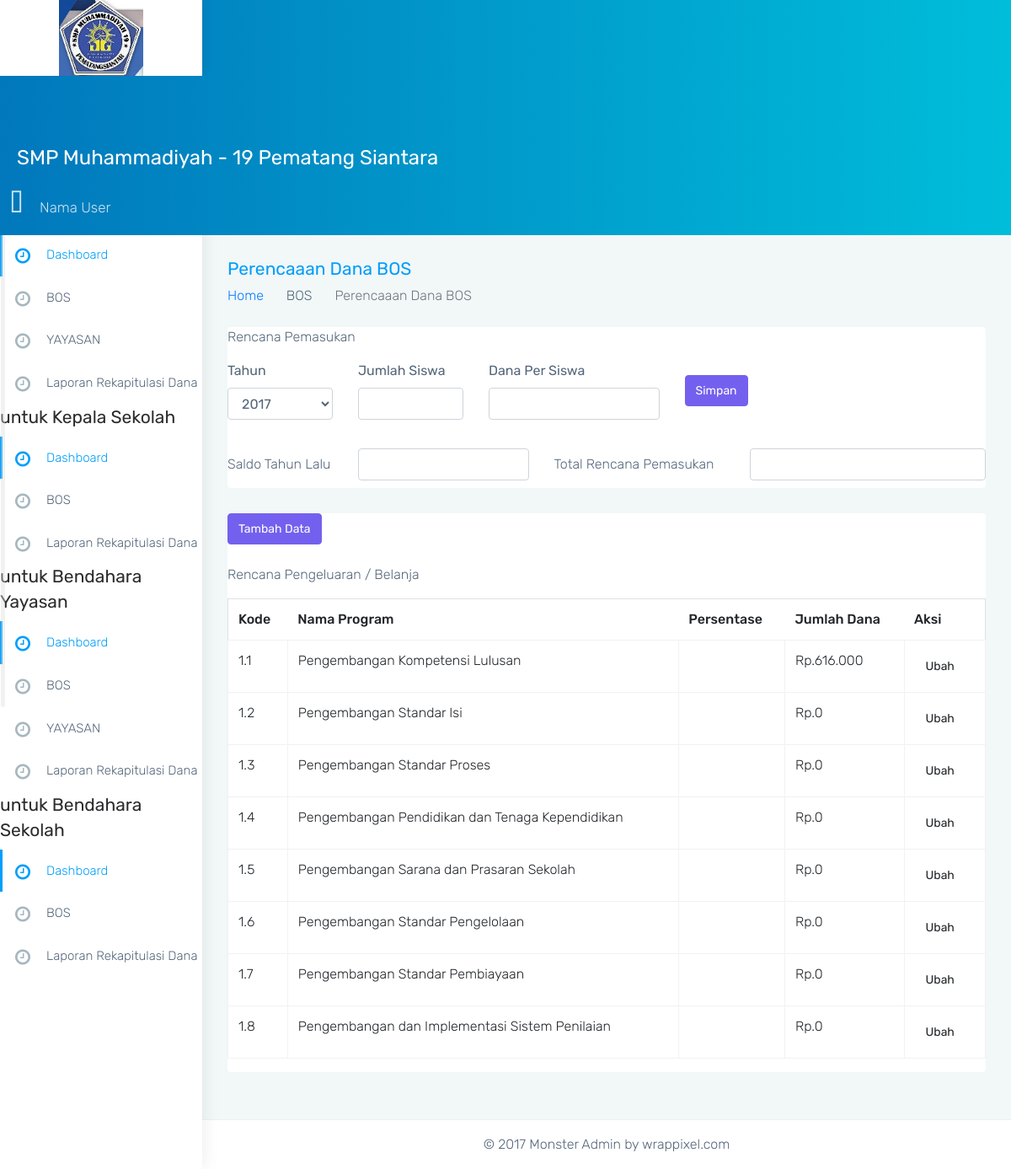
Page /perencanaan_bos/index.php on the committed database.
### tables this page shows
CREATE TABLE `tbl_standar_nasional` (
  `idsnp` int(11) NOT NULL,
  `nama_program` varchar(255) DEFAULT NULL
);

### perencanaan_bos/index.php (called while the page is built)
<?php
require('../url.php');
require('../model/crud.php');
$crud = new Crud;
$standar = $crud->read_data('tbl_standar_nasional');
$pendapatan_belanja = $crud->pendapatan_belanja();
require('../view/perencanaan_bos.php');

### url.php (called while the page is built, shortened)
<?php
$url = 'http://localhost/simkeuangan/';

### model/koneksi.php (called while the page is built)
<?php
class Koneksi
{
  private $host     = 'localhost';
  private $username = 'root';
  private $password = '';
  private $database = 'simkeuangan';
  protected $conn;
  function __construct()
  {
    if (!isset($this->conn))
      $this->conn = new mysqli($this->host, $this->username, $this->password, $this->database);
    if (!$this->conn)
      echo 'Koneksi Gagal';
    else
      return $this->conn;
  }
}

### model/crud.php (called while the page is built, shortened)
<?php
include('koneksi.php');
class Crud extends Koneksi
{
  public function read_data($table, $where = null)
  {
    $query = "SELECT * FROM $table";
    $hasil = $this->conn->query($query);
    $rows = array();
    while ($row = $hasil->fetch_assoc()) {
      $rows[] = $row;
    }
    return $rows;
  }
  public function pendapatan_belanja()
  {
    $query = "SELECT * FROM bos_rkas JOIN bos_rkas_detail ON bos_rkas.id_bos_rkas = bos_rkas_detail.bos_rkas LEFT JOIN tbl_standar_nasional ON bos_rkas.npsn = tbl_standar_nasional.idsnp";
    $hasil = $this->conn->query($query);
    $rows = array();
    while ($row = $hasil->fetch_assoc()) {
      $rows[] = $row;
    }
    return $rows;
  }
}

### view/perencanaan_bos.php (the view, shortened to what this page needs)
<!DOCTYPE html>
<html lang="en">
<?php require('template/head.php') ?>
<body class="fix-header card-no-border">
  <div id="main-wrapper">
    <?php require('template/header.php') ?>
    <?php require('template/sidebar.php') ?>
    <div class="page-wrapper">
      <div class="container-fluid">
        <div class="row page-titles">
          <div class="col-md-6 col-8 align-self-center">
            <h3 class="text-themecolor m-b-0 m-t-0">Perencaaan Dana BOS</h3>
            <ol class="breadcrumb">
              <li class="breadcrumb-item"><a href="<?= $url; ?>">Home</a></li>
              <li class="breadcrumb-item">BOS</li>
              <li class="breadcrumb-item active">Perencaaan Dana BOS</li>
            </ol>
          </div>
        </div>
        <div class="row">
          <div class="col-12">
            <div class="card">
              <div class="card-block">
                <p>Rencana Pemasukan</p>
                <form action="<?= $url; ?>perencanaan_bos/rencana.php" method="post">
                  <div class="row">
                    <div class="col-2">
                      <div class="form-group">
                        <label for="">Tahun</label>
                        <select name="tahun" class="form-control" id="" required>
                          <option value="2017">2017</option>
                        </select>
                      </div>
                    </div>
                    <div class="col-2">
                      <div class="form-group">
                        <label for="">Jumlah Siswa</label>
                        <input type="number" name="jumlah" class="form-control" required>
                      </div>
                    </div>
                    <div class="col-3">
                      <div class="form-group">
                        <label for="">Dana Per Siswa</label>
                        <input type="number" name="dana" class="form-control">
                      </div>
                    </div>
                    <div class="col-2 align-self-center">
                      <div class="form-group">
                        <input type="submit" name="submit" class="btn btn-primary" value="Simpan">
                      </div>
                    </div>
                  </div>
                </form>
                <div class="row">
                  <div class="col-2 mt-3">
                    <p>Saldo Tahun Lalu</p>
                  </div>
                  <div class="col-3 align-self-center">
                    <input type="number" class="form-control" name="" id="">
                  </div>
                  <div class="col-3 mt-3">
                    <label for="">Total Rencana Pemasukan</label>
                  </div>
                  <div class="col-4 align-self-center">
                    <input type="number" class="form-control" name="" id="">
                  </div>
                </div>
              </div>
            </div>
          </div>
          <div class="col-12">
            <div class="card">
              <div class="card-block">
                <a href="tambah.php" class="btn btn-primary mb-4">Tambah Data</a>
                <p>Rencana Pengeluaran / Belanja</p>
                <table class="table table-bordered mt-3" id="">
                  <thead>
                    <th>Kode</th>
                    <th>Nama Program</th>
                    <th>Persentase</th>
                    <th>Jumlah Dana</th>
                    <th>Aksi</th>
                  </thead>
                  <tbody>
                    <?php
                    $no = 1;
                    foreach ($standar as $st) {
                      $jumlah = 0;
                      foreach ($pendapatan_belanja as $pb) {
                        if ($pb['nama_program'] === $st['nama_program']) {
                          $jumlah += $pb['jumlah'];
                        }
                      }
                    ?>
                      <tr>
                        <td>1.<?= $no; ?></td>
                        <td><?= $st['nama_program']; ?></td>
                        <td></td>
                        <td>Rp.<?= number_format($jumlah, 0, '.', '.'); ?></td>
                        <td>
                          <a href="" class="btn btn-default">Ubah</a>
                        </td>
                      </tr>
                    <?php
                      $no++;
                    }
                    ?>
                  </tbody>
                </table>
              </div>
            </div>
          </div>
        </div>
      </div>
      <?php require('template/footer.php') ?>
    </div>
  </div>
</body>
</html>

### assets/css/colors/blue.css (style rules this page uses)
.text-themecolor { color: #009efb !important; }

### rows in the picture
tbl_standar_nasional: nama_program "Pengembangan Kompetensi Lulusan", jumlah "616.000"
tbl_standar_nasional: nama_program "Pengembangan Standar Isi", jumlah "0"
tbl_standar_nasional: nama_program "Pengembangan Standar Proses", jumlah "0"
tbl_standar_nasional: nama_program "Pengembangan Pendidikan dan Tenaga Kependidikan", jumlah "0"
tbl_standar_nasional: nama_program "Pengembangan Sarana dan Prasaran Sekolah", jumlah "0"
tbl_standar_nasional: nama_program "Pengembangan Standar Pengelolaan", jumlah "0"
tbl_standar_nasional: nama_program "Pengembangan Standar Pembiayaan", jumlah "0"
tbl_standar_nasional: nama_program "Pengembangan dan Implementasi Sistem Penilaian", jumlah "0"
